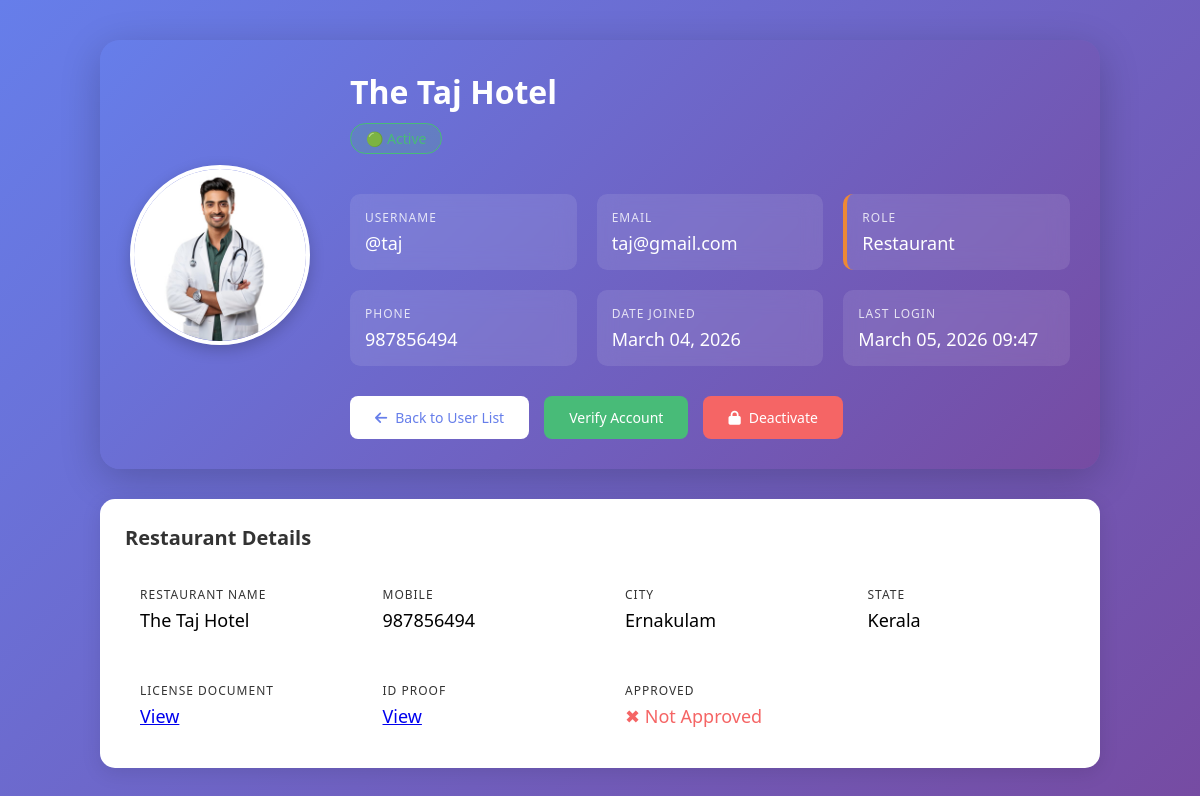
The page /admin-panel/user/6/ (signed in) on the database its author committed.
### accounts/models.py (models this page shows)
class CustomUser(AbstractUser):
    ROLE_CHOICES = (
        ('admin', 'Admin'),
        ('traveller', 'Traveller'),
        ('agency', 'Agency'),
        ('restaurant', 'Restaurant'),
    )
    role = models.CharField(max_length=20, choices=ROLE_CHOICES)
    is_verified = models.BooleanField(default=False)
    email = models.EmailField(unique=True)
    profile_picture = models.ImageField(
    upload_to='profile_pics/'
)
    USERNAME_FIELD = 'username'
    REQUIRED_FIELDS = ['email']
    def get_display_name(self):
        if self.role == 'traveller':
            full_name = f"{self.first_name} {self.last_name}".strip()
            return full_name if full_name else self.username
        elif self.role == 'agency' and hasattr(self, 'agency_profile'):
            return self.agency_profile.agency_name
        elif self.role == 'restaurant' and hasattr(self, 'restaurantprofile'):
            return self.restaurantprofile.restaurant_name
        return self.username
    def get_phone(self):
        if hasattr(self, 'travellerprofile'):
            return self.travellerprofile.mobile
        if hasattr(self, 'agencyprofile'):
            return self.agencyprofile.mobile
        if hasattr(self, 'restaurantprofile'):
            return self.restaurantprofile.mobile
        return None

### restaurants/models.py (models this page shows, shortened)
class RestaurantProfile(models.Model):
    user = models.OneToOneField(settings.AUTH_USER_MODEL, on_delete=models.CASCADE)
    restaurant_name = models.CharField(max_length=200)
    fssai_license_number = models.CharField(max_length=200)
    license_document = models.FileField(upload_to='licenses/')
    place_id_proof = models.FileField(upload_to='id_proofs/')
    mobile = models.CharField(max_length=20)
    city = models.CharField(max_length=100)
    state = models.CharField(max_length=100)
    description = models.TextField(blank=True)
    property_type = models.CharField(
        max_length=50,
        choices=[
            ("Restaurant","Restaurant"),
            ("Hotel","Hotel"),
            ("Resort","Resort"),
            ("Homestay","Homestay"),
            ("Cafe","Cafe")
        ],
        blank=True
    )
    opening_time = models.TimeField(null=True, blank=True)
    closing_time = models.TimeField(null=True, blank=True)
    checkin_time = models.TimeField(null=True, blank=True)
    checkout_time = models.TimeField(null=True, blank=True)
    cuisine_type = models.CharField(
                max_length=30,
                blank=True,
                choices=[
                        ("Kerala", "Kerala"),
                        ("South_indian", "South Indian"),
                        ("North_indian", "North Indian"),
                        ("Indian", "Indian"),
                        ("Chinese", "Chinese"),
                        ("Arabic", "Arabic"),
                        ("Continental", "Continental"),
                        ("Italian", "Italian"),
                        ("Thai", "Thai"),
                        ("Seafood", "Seafood"),
                        ("Fast_food", "Fast Food"),
                        ("Street_food", "Street Food"),
                        ("Bakery", "Bakery"),
                        ("Cafe", "Cafe"),
                        ("Multi_cuisine", "Multi Cuisine"),
                    ]
                )
    food_type = models.CharField(
        max_length=20,
        choices=[
            ("Veg","Veg"),
            ("Non Veg","Non Veg"),
            ("Veg & Non Veg","Veg & Non Veg")
        ],
        blank=True
    )
    menu_file = models.FileField(upload_to="menus/", blank=True, null=True)
    total_rooms = models.IntegerField(null=True, blank=True)
    room_type = models.CharField(null=True, blank=True)
    price_range = models.CharField(max_length=100, blank=True)
    wifi = models.BooleanField(default=False)
    parking = models.BooleanField(default=False)
    air_conditioning = models.BooleanField(default=False)
    swimming_pool = models.BooleanField(default=False)
    live_music = models.BooleanField(default=False)
    pet_friendly = models.BooleanField(default=False)
    room_service = models.BooleanField(default=False)
    breakfast_availabe = models.BooleanField(default=False)
    restaurant_available = models.BooleanField(default=False)
    gym = models.BooleanField(default=False)
    taxi_service = models.BooleanField(default=False)
    website = models.URLField(blank=True)
    instagram = models.URLField(blank=True)
    updated_at = models.DateTimeField(auto_now=True)
    room_image = models.ImageField(
        upload_to='restaurant/sections/rooms/',
        null=True,
        blank=True
    )
    entrance_image = models.ImageField(
        upload_to='restaurant/sections/entrance/',
        null=True,
        blank=True
    )
    cafeteria_image = models.ImageField(
        upload_to='restaurant/sections/cafeteria/',
        null=True,
        blank=True
    )
    parking_image = models.ImageField(
        upload_to='restaurant/sections/parking/',
        null=True,
        blank=True
    )
    activities_image = models.ImageField(
        upload_to='restaurant/sections/activities/',
        null=True,
        blank=True
    )
    is_approved = models.BooleanField(default=False)

### admin_app/views.py (the view)
# urls.py: path('user/<int:user_id>/', views.user_profile, name='user_profile'),
@login_required
def user_profile(request, user_id):
    if request.user.role != 'admin' and not request.user.is_superuser:
        messages.error(request, "You don't have permission.")
        return redirect('admin_app:admin_dashboard')
    user = get_object_or_404(User, id=user_id)
    agency_profile = None
    restaurantprofile = None
    gallery_images = None
    if user.role == 'agency':
        agency_profile = getattr(user, 'agencyprofile', None)
    if user.role == 'restaurant':
        restaurantprofile = getattr(user, 'restaurantprofile', None)
        if restaurantprofile:
            gallery_images = RestaurantGallery.objects.filter(
                restaurant=restaurantprofile
            )
    return render(request, 'admin/user_profile.html', {
        'profile_user': user,
        'agency_profile': agency_profile,
        'restaurantprofile': restaurantprofile,
        'gallery_images': gallery_images,
    })

### templates/admin/user_profile.html (shortened to what this page needs)
{% load static %}
<!DOCTYPE html>
<html lang="en">
<head>
    <link rel="stylesheet" href="https://cdnjs.cloudflare.com/ajax/libs/font-awesome/6.0.0/css/all.min.css">
</head>
<body>
    <div class="profile-container">
        <div class="profile-card">
            <div class="profile-header">
                <div class="profile-image-container">
                   <img src="{% if profile_user.profile_picture and profile_user.profile_picture.url %}{{ profile_user.profile_picture.url }}{% else %}https://ui-avatars.com/api/?name={{ profile_user.get_display_name|urlencode }}&size=180&background=667eea&color=fff&bold=true{% endif %}"
                         alt="{{ profile_user.get_display_name }}"
                         class="profile-image">
                </div>
                <div class="user-info">
                    <h2>{{ profile_user.get_display_name }}</h2>
                    <span class="user-badge {% if profile_user.is_active %}badge-active{% else %}badge-inactive{% endif %}">
                        {% if profile_user.is_active %}🟢 Active{% else %}🔴 Inactive{% endif %}
                    </span>
                    <div class="info-grid">
                        <div class="info-item">
                            <div class="info-label">Username</div>
                            <div class="info-value">@{{ profile_user.username }}</div>
                        </div>
                        <div class="info-item">
                            <div class="info-label">Email</div>
                            <div class="info-value">{{ profile_user.email }}</div>
                        </div>
                        <div class="info-item role-{{ profile_user.role }}">
                            <div class="info-label">Role</div>
                            <div class="info-value">
                                {% if profile_user.get_role_display %}
                                    {{ profile_user.get_role_display }}
                                {% else %}
                                    <span style="opacity:0.7;">Not specified</span>
                                {% endif %}
                            </div>
                        </div>
                        <div class="info-item">
                            <div class="info-label">Phone</div>
                            <div class="info-value">
                                {% if profile_user.get_phone %}
                                    {{ profile_user.get_phone }}
                                {% else %}
                                    <span style="opacity:0.7;">Not provided</span>
                                {% endif %}
                            </div>
                        </div>
                        <div class="info-item">
                            <div class="info-label">Date Joined</div>
                            <div class="info-value">{{ profile_user.date_joined|date:"F d, Y" }}</div>
                        </div>
                        <div class="info-item">
                            <div class="info-label">Last Login</div>
                            <div class="info-value">
                                {% if profile_user.last_login %}
                                    {{ profile_user.last_login|date:"F d, Y H:i" }}
                                {% else %}
                                    <span style="opacity:0.7;">Never</span>
                                {% endif %}
                            </div>
                        </div>
                    </div>
                    <div class="action-buttons">
                        <a href="{% url 'admin_app:admin_dashboard' %}" class="btn btn-primary">
                            <i class="fas fa-arrow-left"></i> Back to User List
                        </a>
{% if restaurantprofile %}
<a href="{% url 'admin_app:toggle_verification' profile_user.id %}"
   class="btn {% if restaurantprofile.is_approved %}btn-danger{% else %}btn-success{% endif %}"
   onclick="return confirm('Are you sure?');">
    {% if restaurantprofile.is_approved %}
        Remove Verification
    {% else %}
        Verify Account
    {% endif %}
</a>
{% endif %}
                        {% if profile_user.id != request.user.id %}
                        <a href="{% url 'admin_app:toggle_user_status' profile_user.id %}"
                           class="btn {% if profile_user.is_active %}btn-danger{% else %}btn-success{% endif %}"
                           onclick="return confirm('Are you sure you want to {% if profile_user.is_active %}deactivate{% else %}activate{% endif %} this user?');">
                            <i class="fas {% if profile_user.is_active %}fa-lock{% else %}fa-unlock{% endif %}"></i>
                            {% if profile_user.is_active %}Deactivate{% else %}Activate{% endif %}
                        </a>
                        {% endif %}
                    </div>
                </div>
            </div>
        </div>
{% if restaurantprofile %}
<div class="activity-section">
    <h3>Restaurant Details</h3>
    <div class="info-grid">
        <div class="info-item">
            <div class="info-label">Restaurant Name</div>
            <div class="info-value">{{ restaurantprofile.restaurant_name }}</div>
        </div>
        <div class="info-item">
            <div class="info-label">Mobile</div>
            <div class="info-value">{{ restaurantprofile.mobile }}</div>
        </div>
        <div class="info-item">
            <div class="info-label">City</div>
            <div class="info-value">{{ restaurantprofile.city }}</div>
        </div>
        <div class="info-item">
            <div class="info-label">State</div>
            <div class="info-value">{{ restaurantprofile.state }}</div>
        </div>
        <div class="info-item">
    <div class="info-label">License Document</div>
    <div class="info-value">
        {% if restaurantprofile.license_document %}
            <a href="{{ restaurantprofile.license_document.url }}" target="_blank">View</a>
        {% endif %}
    </div>
</div>
<div class="info-item">
    <div class="info-label">ID Proof</div>
    <div class="info-value">
        {% if restaurantprofile.place_id_proof %}
            <a href="{{ restaurantprofile.place_id_proof.url }}" target="_blank">View</a>
        {% endif %}
    </div>
</div>
        <div class="info-item">
            <div class="info-label">Approved</div>
            <div class="info-value">
                {% if restaurantprofile.is_approved %}
                    <span style="color:#48bb78;">✔ Approved</span>
                {% else %}
                    <span style="color:#f56565;">✖ Not Approved</span>
                {% endif %}
            </div>
        </div>
    </div>
</div>
{% endif %}
    </div>
</body>
</html>

### templates/admin/user_profile.html (style rules this page uses)
* { margin: 0; padding: 0; box-sizing: border-box; }
body { font-family: 'Segoe UI', Tahoma, Geneva, Verdana, sans-serif; background: linear-gradient(135deg, #667eea 0%, #764ba2 100%); min-height: 100vh; padding: 20px; }
.profile-container { max-width: 1000px; margin: 20px auto; }
.profile-card { background: linear-gradient(135deg, #667eea 0%, #764ba2 100%); border-radius: 20px; padding: 30px; box-shadow: 0 10px 40px rgba(0,0,0,0.2); color: white; }
.profile-header { display: flex; gap: 40px; align-items: center; flex-wrap: wrap; }
.profile-image-container { position: relative; width: 180px; height: 180px; }
.profile-image { width: 100%; height: 100%; border-radius: 50%; object-fit: cover; border: 4px solid white; box-shadow: 0 5px 15px rgba(0,0,0,0.2); transition: transform 0.3s ease; }
.user-info { flex: 1; }
.user-info h2 { margin: 0 0 10px 0; font-size: 32px; font-weight: 600; }
.user-badge { display: inline-block; padding: 5px 15px; border-radius: 50px; font-size: 14px; font-weight: 500; margin-bottom: 20px; }
.badge-active { background: rgba(72, 187, 120, 0.2); color: #48bb78; border: 1px solid #48bb78; }
.info-grid { display: grid; grid-template-columns: repeat(auto-fit, minmax(200px, 1fr)); gap: 20px; margin-top: 20px; }
.info-item { background: rgba(255,255,255,0.1); padding: 15px; border-radius: 10px; backdrop-filter: blur(10px); transition: transform 0.3s ease; }
.info-label { font-size: 12px; text-transform: uppercase; letter-spacing: 1px; opacity: 0.8; margin-bottom: 5px; }
.info-value { font-size: 18px; font-weight: 500; word-break: break-word; }
.action-buttons { display: flex; gap: 15px; margin-top: 30px; flex-wrap: wrap; }
.btn { padding: 12px 25px; border-radius: 8px; text-decoration: none; font-weight: 500; display: inline-flex; align-items: center; gap: 8px; transition: all 0.3s ease; border: none; cursor: pointer; font-size: 14px; }
.btn-primary { background: white; color: #667eea; }
.btn-danger { background: #f56565; color: white; }
.btn-success { background: #48bb78; color: white; }
.activity-section { margin-top: 30px; background: white; border-radius: 15px; padding: 25px; box-shadow: 0 5px 20px rgba(0,0,0,0.1); }
.activity-section h3 { color: #333; margin: 0 0 20px 0; font-size: 20px; display: flex; align-items: center; gap: 10px; }
.role-restaurant { border-left: 4px solid #ed8936; }

### rows shown on the page
CustomUser: profile_picture (picture), get_display_name "The Taj Hotel", username "taj", email "taj@gmail.com", role "Restaurant", get_phone "987856494", date_joined "March 04, 2026", last_login "March 05, 2026 09:47"
RestaurantProfile: restaurant_name "The Taj Hotel", mobile "987856494", city "Ernakulam", state "Kerala"
